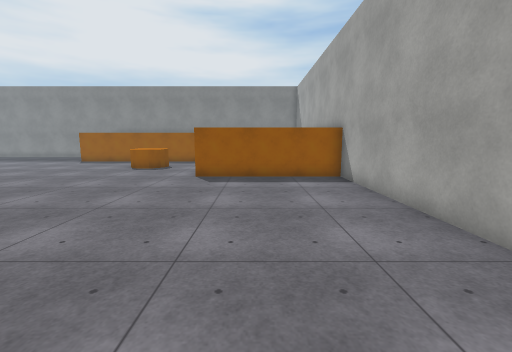
[1] (above)

22 first-person views from a walk through a 3-D level made in the Unity game engine. The camera is 1.5 m above the floor, tilts 8° down and sees 90° across. The floor is counted in squares, 1 m on a side. Each view is taken from the middle of a square. On the plan, view 1 faces up. The plan holds only what a view shows up to about 13 squares ahead; the rest is blank. Surface patterns are stand-ins for the level's own textures.

[2]
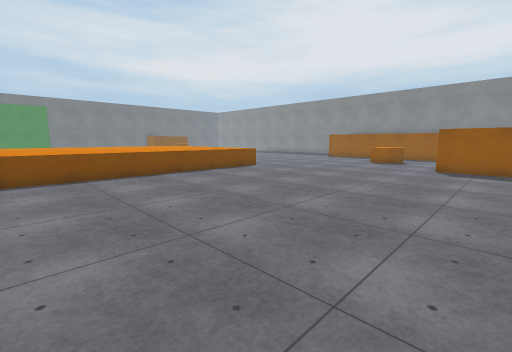

[3]
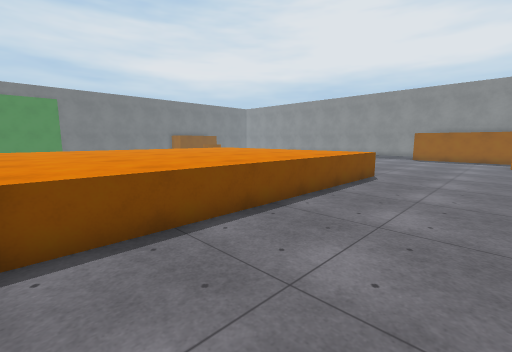

[4]
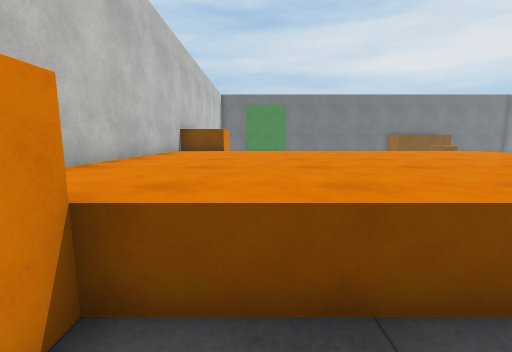

[5]
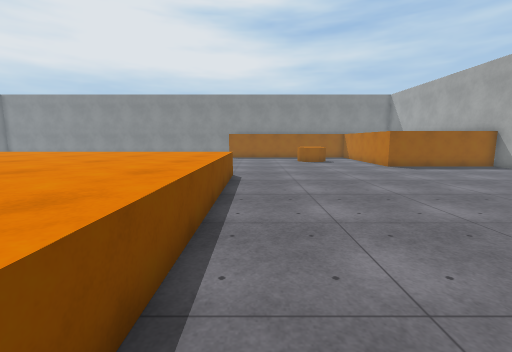

[6]
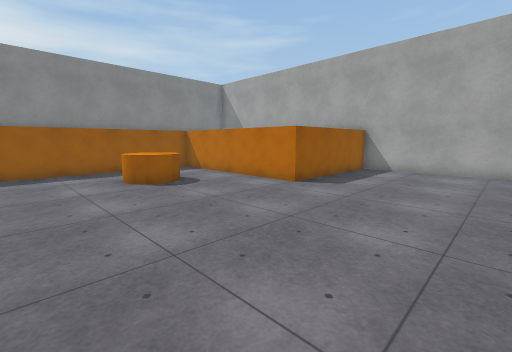

[7]
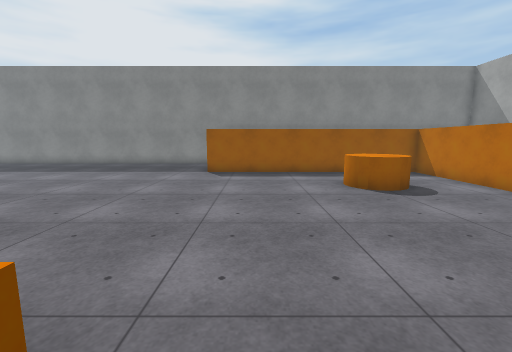

[8]
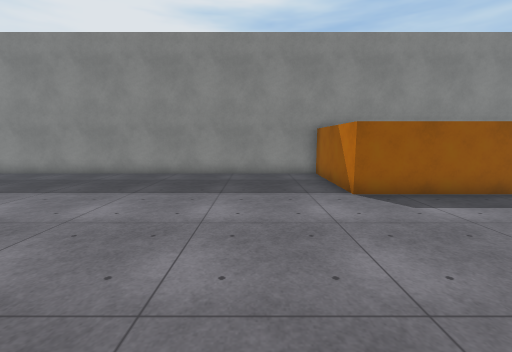

[9]
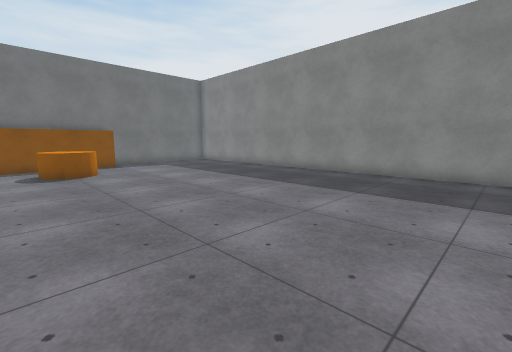

[10]
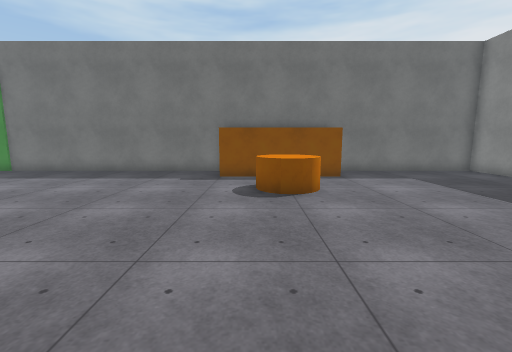

[11]
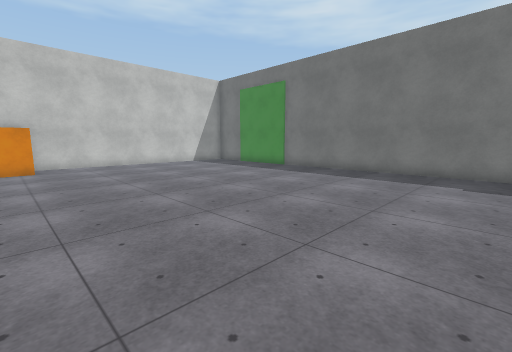

[12]
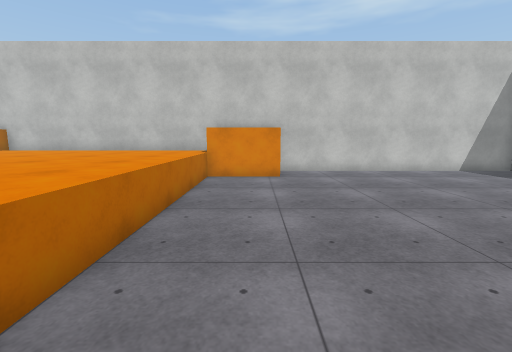

[13]
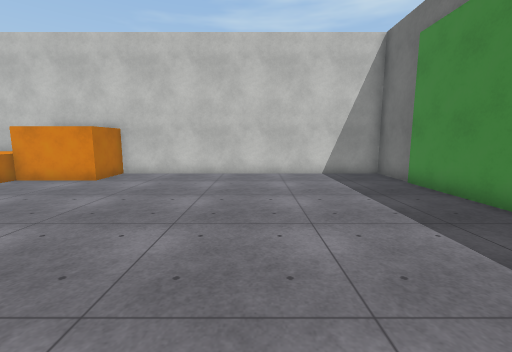

[14]
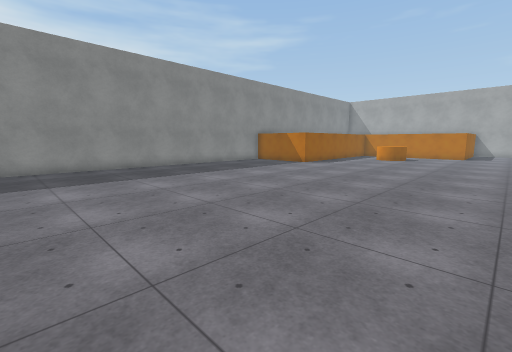

[15]
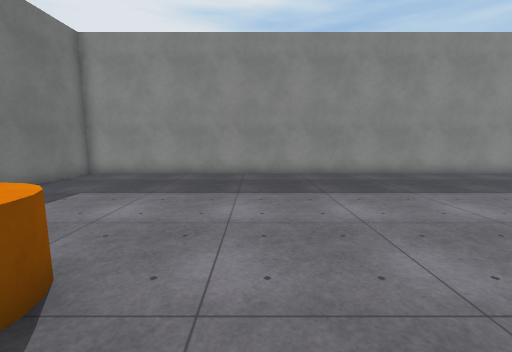

[16]
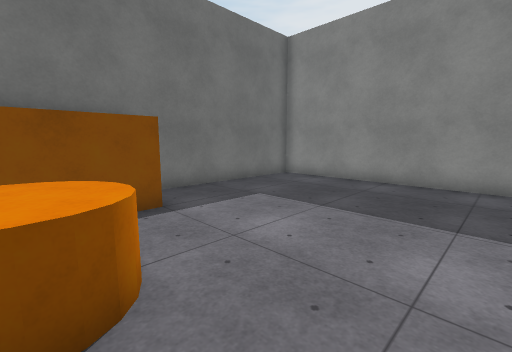

[17]
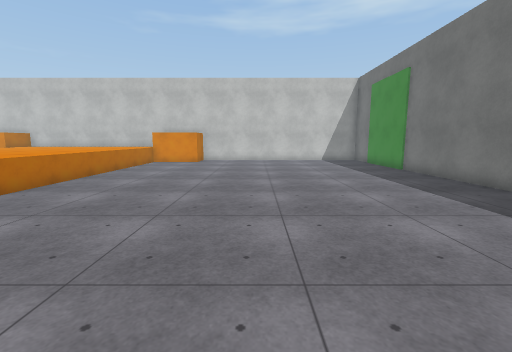

[18]
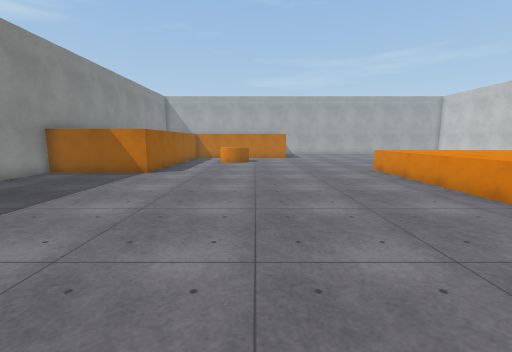

[19]
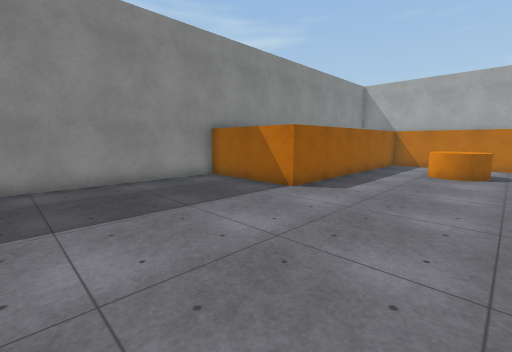

[20]
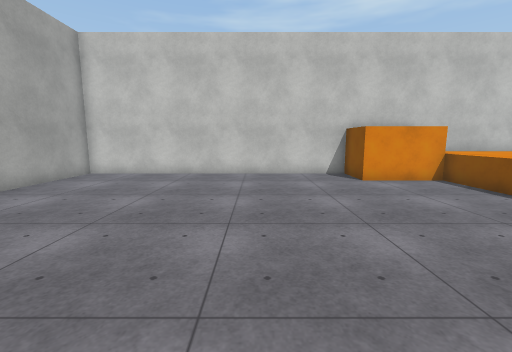

[21]
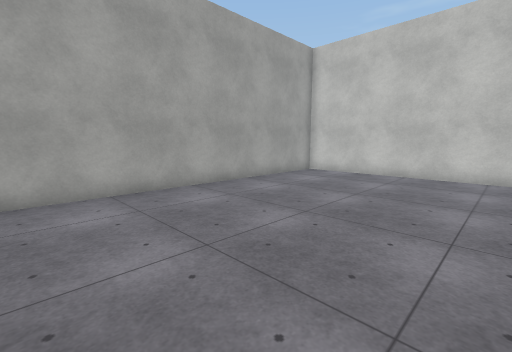

[22]
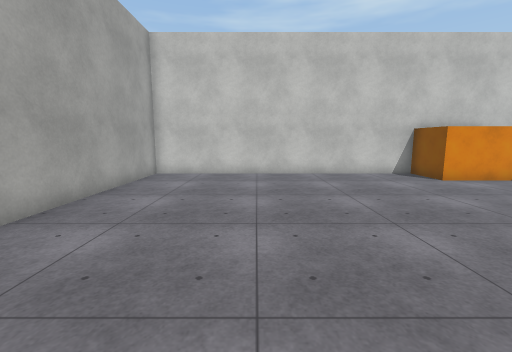

### Floor plan
Key: @ floor where view 1 was taken; # wall or solid block; . floor; ^ raised ledge; C orange cylinder.
Columns run from 36 left of view 1 to 4 right of it. Each row starts with its distance up from view 1.
 23 #########################
 22 #.......................#
 21 #.......................#
 20 #.......................#
 19 #.......................#
 18 #.......................###########
 17 #.................................#
 16 #.................................#
 15   #..........................CC ..#
 14   # .C.......................CCC..#
 13   # CCC...........................#
 12   #..C............................#
 11   #...............................#######
 10 #.......................................#
  9 #.......................................#
  8 #.......................................#
  7 #.............. ^^^^^^^^^^..............#
  6 #..............^^^^^^^^^^^..............#
  5 #..............^^^^^^^^^^^..............#
  4 #..............^^^^^^^^^^^..............#
  3 #..............^^^^^^^^^^^..............#
  2 #..............^^^^^^^^^^^..............#
  1 #..............^^^^^^^^^^^..............#
  0 #..............^^^^^^^^^^^..........@...#
 -1 #..............^^^^^^^^^^^..............#
 -2 #..............^^^^^^^^^^^..............#
 -3 #..............^^^^^^^^^^^..............#
 -4 #..............^^^^^^^^^^^..............#
 -5 #...........####^^^^^^^^^####...........#
 -6 #...........#  #^^^^^^^^^#  #...........#
 -7 #############  ###########  #############

Where each view was taken, in squares from view 1:
view 1: 0 up, 0 right, facing up
view 2: 4 down, 0 right, facing up-left
view 3: 4 down, 7 left, facing up-left
view 4: 3 down, 9 left, facing left
view 5: 4 down, 10 left, facing up
view 6: 5 up, 10 left, facing up-right
view 7: 6 up, 10 left, facing up
view 8: 11 up, 15 left, facing up
view 9: 11 up, 18 left, facing up-left
view 10: 12 up, 23 left, facing left
view 11: 10 up, 23 left, facing down-left
view 12: 6 up, 23 left, facing down
view 13: 5 up, 30 left, facing down
view 14: 8 up, 27 left, facing up-right
view 15: 11 up, 28 left, facing up
view 16: 13 up, 28 left, facing up-left
view 17: 13 up, 28 left, facing down
view 18: 13 up, 24 left, facing right
view 19: 13 up, 19 left, facing up-right
view 20: 5 up, 4 left, facing down
view 21: 5 up, 4 left, facing down-right
view 22: 5 up, 1 left, facing down
